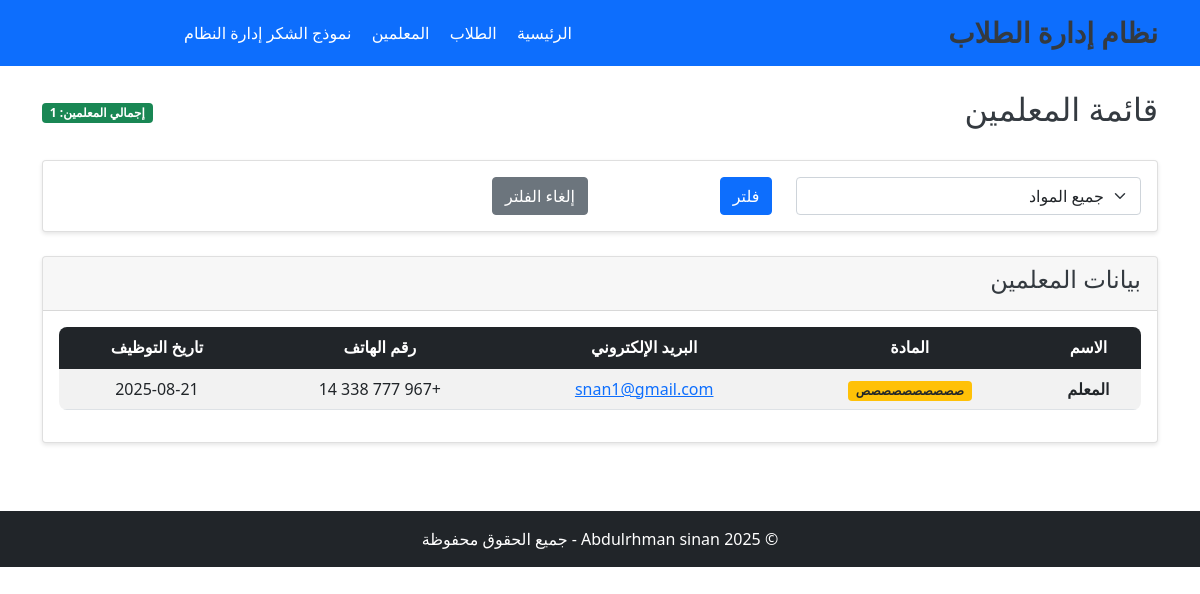
Screenshot of /teachers/ with the database file from the repository.
### students/models.py (models this page shows, shortened)
class Teacher(models.Model):
    name = models.CharField('الاسم', max_length=100)
    email = models.EmailField('البريد الإلكتروني', unique=True)
    phone = models.CharField('رقم الهاتف', max_length=15, blank=True)
    subject = models.CharField('المادة', max_length=100)
    hire_date = models.DateField('تاريخ التوظيف', default=timezone.now)
    active = models.BooleanField('نشط', default=True)
    class Meta:
        verbose_name = 'معلم'
        verbose_name_plural = 'المعلمين'
        ordering = ['name']

### students/views.py (the view)
# urls.py: path('teachers/', views.teachers_list, name='teachers_list'),
def teachers_list(request):
    teachers = Teacher.objects.filter(active=True).order_by('name')
    subject_filter = request.GET.get('subject')
    if subject_filter:
        teachers = teachers.filter(subject__icontains=subject_filter)
    subjects = Teacher.objects.filter(active=True).values_list('subject', flat=True).distinct()
    context = {
        'teachers': teachers,
        'total_teachers': teachers.count(),
        'subjects': subjects,
        'current_subject': subject_filter,
    }
    return render(request, 'teachers.html', context)

### templates/teachers.html (shortened to what this page needs)
{% extends 'base.html' %}
{% block content %}
<div class="row">
    <div class="col-12">
        <div class="d-flex justify-content-between align-items-center mb-4">
            <h2>قائمة المعلمين</h2>
            <span class="badge bg-success">إجمالي المعلمين: {{ total_teachers }}</span>
        </div>
        <div class="card mb-4">
            <div class="card-body">
                <form method="get" class="row">
                    <div class="col-md-4">
                        <select name="subject" class="form-select">
                            <option value="">جميع المواد</option>
                        </select>
                    </div>
                    <div class="col-md-2">
                        <button type="submit" class="btn btn-primary">فلتر</button>
                    </div>
                    <div class="col-md-2">
                        <a href="{% url 'students:teachers_list' %}" class="btn btn-secondary">إلغاء الفلتر</a>
                    </div>
                </form>
            </div>
        </div>
        <div class="card">
            <div class="card-header">
                <h4>بيانات المعلمين</h4>
            </div>
            <div class="card-body">
                {% if teachers %}
                <div class="table-responsive">
                    <table class="table table-striped table-hover">
                        <thead class="table-dark">
                            <tr>
                                <th>الاسم</th>
                                <th>المادة</th>
                                <th>البريد الإلكتروني</th>
                                <th>رقم الهاتف</th>
                                <th>تاريخ التوظيف</th>
                            </tr>
                        </thead>
                        <tbody>
                            {% for teacher in teachers %}
                            <tr>
                                <td><strong>{{ teacher.name }}</strong></td>
                                <td><span class="badge bg-warning text-dark">{{ teacher.subject }}</span></td>
                                <td>
                                    {% if teacher.email %}
                                        <a href="mailto:{{ teacher.email }}">{{ teacher.email }}</a>
                                    {% else %}
                                        <span class="text-muted">غير متوفر</span>
                                    {% endif %}
                                </td>
                                <td>
                                    {% if teacher.phone %}
                                        {{ teacher.phone }}
                                    {% else %}
                                        <span class="text-muted">غير متوفر</span>
                                    {% endif %}
                                </td>
                                <td>{{ teacher.hire_date|date:"Y-m-d" }}</td>
                            </tr>
                            {% endfor %}
                        </tbody>
                    </table>
                </div>
                {% else %}
                <div class="alert alert-info">
                    <h5>لا توجد بيانات معلمين</h5>
                    <p class="mb-0">لا توجد بيانات للمعلمين حالياً. يمكنك إضافة المعلمين من <a href="/admin/" class="alert-link">لوحة الإدارة</a>.</p>
                </div>
                {% endif %}
            </div>
        </div>
    </div>
</div>
{% endblock %}

### static/css/style.css (style rules this page uses)
body { font-family: 'Segoe UI', Tahoma, Geneva, Verdana, sans-serif; direction: rtl; text-align: right; }
.card { border-radius: 10px; box-shadow: 0 2px 4px rgba(0,0,0,0.1); margin-bottom: 20px; }
.card-header { background-color: #f8f9fa; border-bottom: 2px solid #dee2e6; font-weight: bold; }
.table { border-radius: 8px; overflow: hidden; }
.table th { background-color: #343a40; color: white; font-weight: bold; text-align: center; }
.table td { text-align: center; vertical-align: middle; }
.bg-success { background-color: #28a745 !important; }
.bg-warning { background-color: #ffc107 !important; }
.btn { border-radius: 25px; padding: 8px 20px; font-weight: bold; transition: all 0.3s ease; }
.badge { font-size: 0.9em; padding: 5px 10px; border-radius: 15px; }
.form-select, .form-control { border-radius: 8px; border: 2px solid #dee2e6; transition: border-color 0.3s ease; }
h1, h2, h3, h4, h5, h6 { color: #343a40; font-weight: bold; }
a { color: #007bff; text-decoration: none; }

### rows the page displays
Teacher: name "المعلم", subject "صصصصصصصصصص", email "snan1@gmail.com", phone "+967 777 338 14", hire_date "2025-08-21"

### other values shown
{{ total_teachers }} "1"
